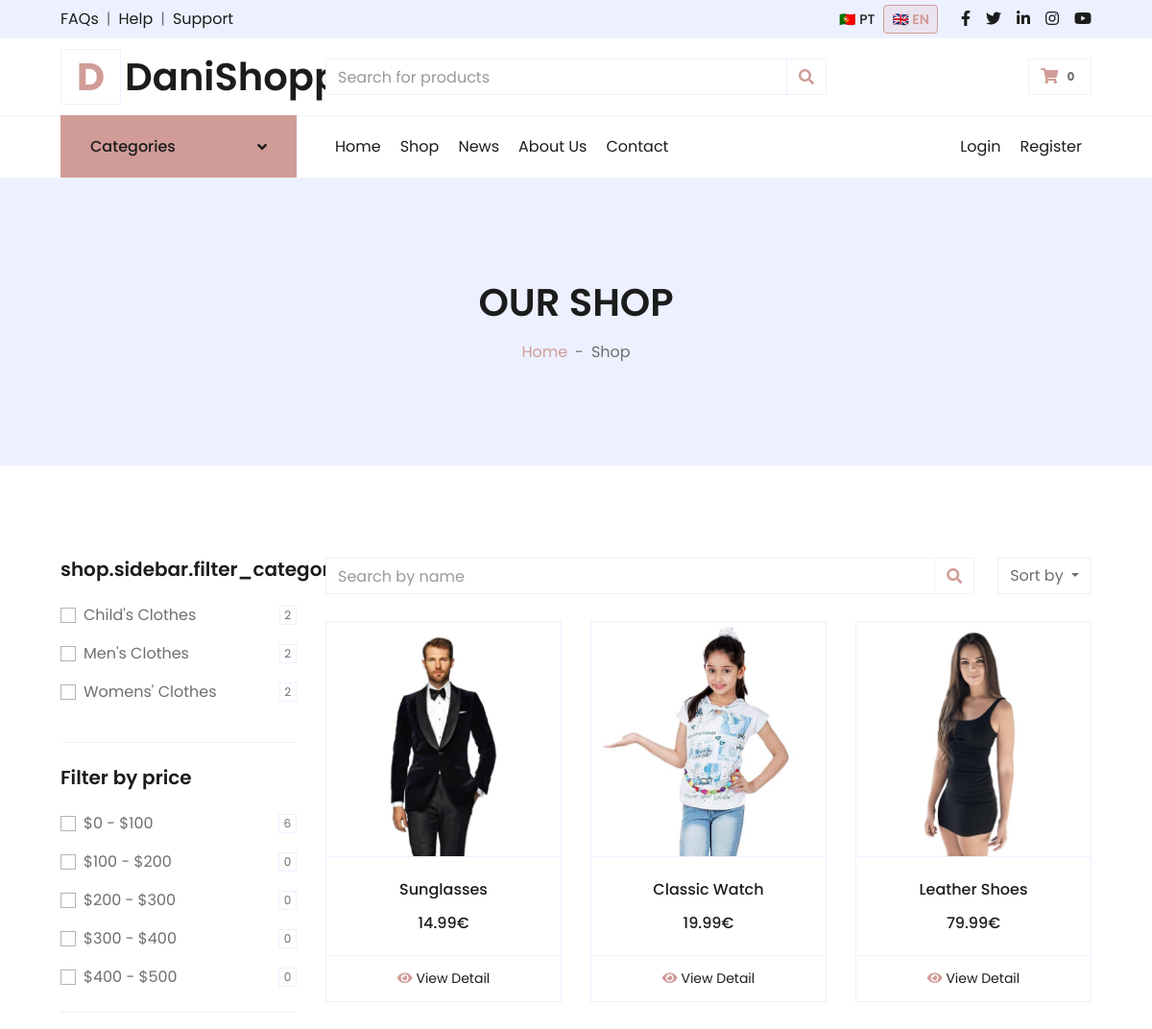
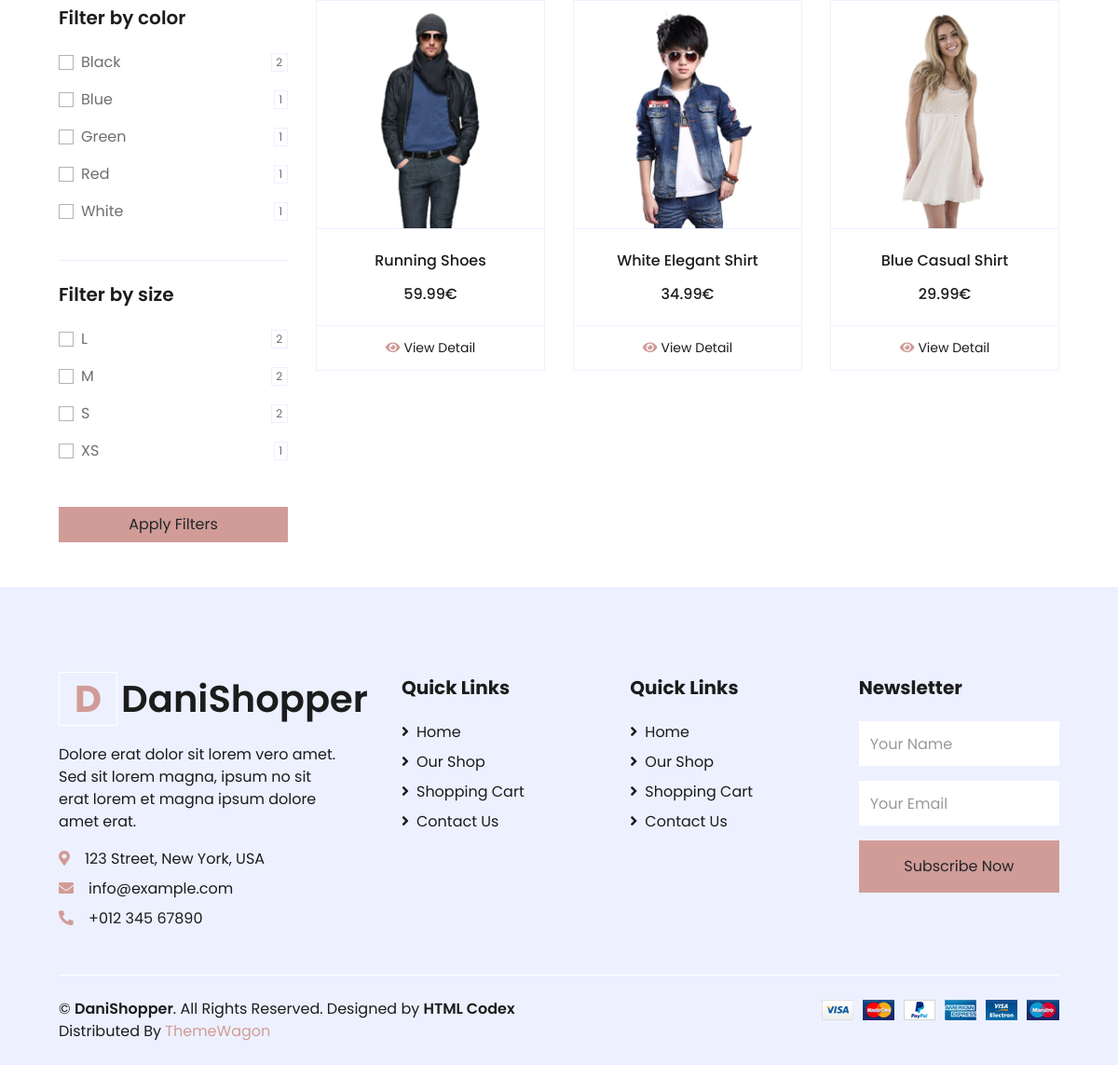
The page /shop.php on the database its author committed (2 pictures, top to bottom).
### tables this page shows
CREATE TABLE
  `categories` (
    `id` int (11) NOT NULL AUTO_INCREMENT,
    `image` varchar(255) DEFAULT NULL,
    PRIMARY KEY (`id`)
  );

CREATE TABLE
  `colors` (
    `id` int (11) NOT NULL AUTO_INCREMENT,
    `hex` varchar(7) DEFAULT NULL,
    PRIMARY KEY (`id`)
  );

CREATE TABLE
  `sizes` (
    `id` int (11) NOT NULL AUTO_INCREMENT,
    `name` varchar(50) NOT NULL,
    PRIMARY KEY (`id`)
  );

CREATE TABLE
  `products` (
    `id` int (11) NOT NULL AUTO_INCREMENT,
    `codProd` varchar(50) DEFAULT NULL,
    `category_id` int (11) DEFAULT NULL,
    `price` decimal(10, 2) NOT NULL,
    `image` varchar(255) DEFAULT NULL,
    `is_active` tinyint (1) DEFAULT 1,
    `created_at` timestamp NOT NULL DEFAULT current_timestamp(),
    `updated_at` timestamp NOT NULL DEFAULT current_timestamp() ON UPDATE current_timestamp(),
    PRIMARY KEY (`id`),
    UNIQUE KEY `codProd` (`codProd`),
    KEY `category_id` (`category_id`),
    CONSTRAINT `products_ibfk_1` FOREIGN KEY (`category_id`) REFERENCES `categories` (`id`)
  );

### includes/config.php (called while the page is built, shortened)
<?php
$SETTINGS['servername'] = 'localhost';
$SETTINGS['username']   = 'root';
$SETTINGS['password']   = '';
$SETTINGS['dbname']     = 'pi_db';
$SETTINGS['nome_projeto'] = '06-DanielSilva-Site13-FinalProject';
$SETTINGS['isLoginKey'] = 'asjdhaskjgfaskjgfkasjhfskajhdsjkhdaskjh';
$SETTINGS['dir_site'] = dirname(__DIR__) . '/';
$SETTINGS['url_site'] = 'http://localhost:8000';
$SETTINGS['dir_uploads'] = $SETTINGS['dir_site'] . 'uploads/';
$SETTINGS['url_uploads'] = $SETTINGS['url_site'] . '/uploads';
$SETTINGS['fotos_auth'] = ['image/jpeg', 'image/jpg', 'image/png', 'image/webp'];
$SETTINGS['fotos_maxUpload'] = 3000000;
$LANG_CODE = $_SESSION['lingua'] ?? 'pt';
include_once 'db.php';
include_once 'functions.php';

### includes/functions.php (called while the page is built, shortened)
<?php
function db_get_all($table, $where = "1", $order = "id DESC", $limit = "")
{
    $sql = "SELECT * FROM $table WHERE $where ORDER BY $order";
    return my_query($sql);
}
function db_select($select, $from, $joins = "", $where = "1", $order = "", $limit = "")
{
    $sql = "SELECT $select FROM $from";
    if ($joins) {
        $sql .= " $joins";
    }
    $sql .= " WHERE $where";
    if ($order) {
        $sql .= " ORDER BY $order";
    }
    return my_query($sql);
}
function db_select_grouped($select, $from, $joins = "", $where = "1", $group = "", $order = "", $limit = "")
{
    $sql = "SELECT $select FROM $from";
    if ($joins) $sql .= " $joins";
    $sql .= " WHERE $where";
    if ($group) $sql .= " GROUP BY $group";
    if ($order) $sql .= " ORDER BY $order";
    if ($limit) $sql .= " LIMIT $limit";
    return my_query($sql);
}
function t($code, $lang_code = null)
{
    static $translations = [];
    if ($lang_code === null) {
        global $LANG_CODE;
        $lang_code = $LANG_CODE ?? 'pt';
    }
    if (!isset($translations[$lang_code])) {
        $rows = db_get_all("traduz", "lang_code = '" . addslashes($lang_code) . "'");
        $translations[$lang_code] = [];
        foreach ($rows as $row) {
            $translations[$lang_code][$row['code']] = $row['text'];
        }
    }
    return $translations[$lang_code][$code] ?? $code;
}
function get_products_filtered($filters = [], $limit = 12, $offset = 0)
{
    global $LANG_CODE;
    $LANG_CODE = addslashes($LANG_CODE ?? 'pt');
    $joins = "
        JOIN product_variants pv ON pv.product_id = p.id
        LEFT JOIN product_translations pt
            ON pt.product_id = p.id
            AND pt.lang_code = '$LANG_CODE'
    ";
    $where = ["p.is_active = 1", "pv.is_available = 1"];
    $where_sql = implode(" AND ", $where);
    $sort = $filters['sort'] ?? '';
    $order_by = 'p.id DESC';
    return db_select_grouped(
        "p.*, pt.title, pt.slug, pt.short_description",
        "products p",
        $joins,
        $where_sql,
        "p.id",
        $order_by,
        "$offset, $limit"
    );
}
function get_categories()
{
    global $LANG_CODE;
    $LANG_CODE = addslashes($LANG_CODE ?? 'pt');
    return db_select(
        "
        c.id,
        c.image,
        ct.name
        ",
        "categories c",
        "
        LEFT JOIN category_translations ct
            ON ct.category_id = c.id
            AND ct.lang_code = '$LANG_CODE'
        ",
        "1",
        "c.id ASC"
    );
}
function get_filter_colors()
{
    global $LANG_CODE;
    $LANG_CODE = addslashes($LANG_CODE ?? 'pt');
    return db_select_grouped(
        "
        c.id,
        c.hex,
        ct.name,
        COUNT(DISTINCT pv.product_id) as total
        ",
        "product_variants pv",
        "
        JOIN colors c ON c.id = pv.color_id
        LEFT JOIN color_translations ct
            ON ct.color_id = c.id
            AND ct.lang_code = '$LANG_CODE'
        ",
        "pv.is_available = 1",
        "c.id",
        "ct.name ASC"
    );
}
function get_filter_sizes()
{
    return db_select_grouped(
        "
        s.id,
        s.name,
        COUNT(DISTINCT pv.product_id) as total
        ",
        "product_variants pv",
        "
        JOIN sizes s ON s.id = pv.size_id
        ",
        "pv.is_available = 1",
        "s.id",
        "s.name ASC"
    );
}
function get_filter_prices()
{
    return db_select(
        "
        SUM(CASE WHEN p.price BETWEEN 0 AND 100 THEN 1 ELSE 0 END) as p1,
        SUM(CASE WHEN p.price BETWEEN 100 AND 200 THEN 1 ELSE 0 END) as p2,
        SUM(CASE WHEN p.price BETWEEN 200 AND 300 THEN 1 ELSE 0 END) as p3,
        SUM(CASE WHEN p.price BETWEEN 300 AND 400 THEN 1 ELSE 0 END) as p4,
        SUM(CASE WHEN p.price BETWEEN 400 AND 500 THEN 1 ELSE 0 END) as p5
        ",
        "products p",
        "",
        "p.is_active = 1"
    )[0];
}
function get_filter_categories()
{
    global $LANG_CODE;
    $LANG_CODE = addslashes($LANG_CODE ?? 'pt');
    return db_select_grouped(
        "
        c.id,
        ct.name,
        COUNT(DISTINCT p.id) as total
        ",
        "products p",
        "
        JOIN product_variants pv ON pv.product_id = p.id
        JOIN categories c ON c.id = p.category_id
        LEFT JOIN category_translations ct
            ON ct.category_id = c.id
            AND ct.lang_code = '$LANG_CODE'
        ",
        "p.is_active = 1 AND pv.is_available = 1",
        "c.id",
        "ct.name ASC"
    );
}
function get_products_filtered_count($filters = [])
{
    global $LANG_CODE;
    $LANG_CODE = addslashes($LANG_CODE ?? 'pt');
    $joins = "
        JOIN product_variants pv ON pv.product_id = p.id
        LEFT JOIN product_translations pt
            ON pt.product_id = p.id
            AND pt.lang_code = '$LANG_CODE'
    ";
    $where = ["p.is_active = 1", "pv.is_available = 1"];
    $where_sql = implode(" AND ", $where);
    $res = db_select(
        "COUNT(DISTINCT p.id) as total",
        "products p",
        $joins,
        $where_sql
    );
    return $res[0]['total'] ?? 0;
}

### includes/db.php (called while the page is built, shortened)
<?php
$SETTINGS['conn'] = my_connect($SETTINGS);
function my_connect($SETTINGS)
{
    $conn = new mysqli($SETTINGS['servername'], $SETTINGS['username'], $SETTINGS['password'], $SETTINGS['dbname']);
    $conn->set_charset('utf8mb4');
    return $conn;
}
function my_query($sql, $debug = 0)
{
    global $SETTINGS;
    $result = $SETTINGS['conn']->query($sql);
    if (isset($result->num_rows)) {
        $arrRes = array();
        if ($result->num_rows > 0) {
            while ($row = $result->fetch_assoc()) {
                $arrRes[] = $row;
            }
        }
        return $arrRes;
    }
    return 0;
}

### shop.php (the view, shortened to what this page needs)
<!DOCTYPE html>
<html lang="gb">
<?php
include_once 'includes/config.php';
include 'includes/header.php';
$selected_colors     = $_GET['colors'] ?? [];
$selected_sizes      = $_GET['sizes'] ?? [];
$selected_prices     = $_GET['price'] ?? [];
$selected_categories = $_GET['categories'] ?? [];
$selected_sort       = $_GET['sort'] ?? '';
$search              = $_GET['search'] ?? '';
$per_page = 12;
$page = max(1, (int)($_GET['page'] ?? 1));
$offset = ($page - 1) * $per_page;
$filters = [
    'colors'     => $selected_colors,
    'sizes'      => $selected_sizes,
    'categories' => $selected_categories,
    'search'     => $search,
    'price'      => $selected_prices,
    'sort'       => $selected_sort
];
$products = get_products_filtered($filters, $per_page, $offset);
$colors = get_filter_colors();
$sizes = get_filter_sizes();
$categories = get_filter_categories();
$price_counts = get_filter_prices();
?>
<div class="container-fluid bg-secondary mb-5">
    <div class="d-flex flex-column align-items-center justify-content-center" style="min-height: 300px">
        <h1 class="font-weight-semi-bold text-uppercase mb-3"><?= t('shop.header.title') ?></h1>
        <div class="d-inline-flex">
            <p class="m-0"><a href="<?= $SETTINGS['url_site'] ?>/index.php"><?= t('shop.header.breadcrumb_home') ?></a></p>
            <p class="m-0 px-2">-</p>
            <p class="m-0"><?= t('shop.header.breadcrumb_shop') ?></p>
        </div>
    </div>
</div>
<div class="container-fluid pt-5">
    <form method="GET">
        <div class="row px-xl-5">
            <div class="col-lg-3 col-md-12">
                <div class="border-bottom mb-4 pb-4">
                    <h5 class="font-weight-semi-bold mb-4"><?= t('shop.sidebar.filter_category_title') ?></h5>
                    <?php foreach ($categories as $cat): ?>
                        <div class="custom-control custom-checkbox d-flex align-items-center justify-content-between mb-3">
                            <label class="custom-control-label" for="cat-<?= $cat['id'] ?>">
                                <?= $cat['name'] ?>
                            </label>
                            <span class="badge border font-weight-normal"><?= $cat['total'] ?></span>
                        </div>
                    <?php endforeach; ?>
                </div>
                <div class="border-bottom mb-4 pb-4">
                    <h5 class="font-weight-semi-bold mb-4"><?= t('shop.sidebar.filter_price_title') ?></h5>
                    <div class="custom-control custom-checkbox d-flex align-items-center justify-content-between mb-3">
                        <label class="custom-control-label" for="price-1">$0 - $100</label>
                        <span class="badge border font-weight-normal"><?= $price_counts['p1'] ?></span>
                    </div>
                    <div class="custom-control custom-checkbox d-flex align-items-center justify-content-between mb-3">
                        <label class="custom-control-label" for="price-2">$100 - $200</label>
                        <span class="badge border font-weight-normal"><?= $price_counts['p2'] ?></span>
                    </div>
                    <div class="custom-control custom-checkbox d-flex align-items-center justify-content-between mb-3">
                        <label class="custom-control-label" for="price-3">$200 - $300</label>
                        <span class="badge border font-weight-normal"><?= $price_counts['p3'] ?></span>
                    </div>
                    <div class="custom-control custom-checkbox d-flex align-items-center justify-content-between mb-3">
                        <label class="custom-control-label" for="price-4">$300 - $400</label>
                        <span class="badge border font-weight-normal"><?= $price_counts['p4'] ?></span>
                    </div>
                    <div class="custom-control custom-checkbox d-flex align-items-center justify-content-between">
                        <label class="custom-control-label" for="price-5">$400 - $500</label>
                        <span class="badge border font-weight-normal"><?= $price_counts['p5'] ?></span>
                    </div>
                </div>
                <div class="border-bottom mb-4 pb-4">
                    <h5 class="font-weight-semi-bold mb-4"><?= t('shop.sidebar.filter_color_title') ?></h5>
                    <?php foreach ($colors as $color): ?>
                        <div class="custom-control custom-checkbox d-flex align-items-center justify-content-between mb-3">
                            <label class="custom-control-label" for="color-<?= $color['id'] ?>">
                                <?= $color['name'] ?>
                            </label>
                            <span class="badge border font-weight-normal"><?= $color['total'] ?></span>
                        </div>
                    <?php endforeach; ?>
                </div>
                <div class="mb-5">
                    <h5 class="font-weight-semi-bold mb-4"><?= t('shop.sidebar.filter_size_title') ?></h5>
                    <?php foreach ($sizes as $size): ?>
                        <div class="custom-control custom-checkbox d-flex align-items-center justify-content-between mb-3">
                            <label class="custom-control-label" for="size-<?= $size['id'] ?>">
                                <?= $size['name'] ?>
                            </label>
                            <span class="badge border font-weight-normal"><?= $size['total'] ?></span>
                        </div>
                    <?php endforeach; ?>
                </div>
                <div class="mt-4">
                    <button class="btn btn-primary w-100">
                        <?= t('shop.filters.apply') ?>
                    </button>
                </div>
            </div>
            <div class="col-lg-9 col-md-12">
                <div class="row pb-3">
                    <div class="col-12 pb-1">
                        <div class="d-flex align-items-center justify-content-between mb-4">
                            <div class="input-group">
                                <input
                                    type="text"
                                    name="search"
                                    value="<?= htmlspecialchars($search) ?>"
                                    class="form-control"
                                    placeholder="<?= t('shop.products.search_placeholder') ?>">
                                <div class="input-group-append">
                                    <span class="input-group-text bg-transparent text-primary">
                                        <i class="fa fa-search"></i>
                                    </span>
                                </div>
                            </div>
                            <div class="dropdown ml-4">
                                <button class="btn border dropdown-toggle" type="button" id="triggerId" data-toggle="dropdown" aria-haspopup="true" aria-expanded="false">
                                    <?php
                                    $sort_label = t('shop.products.sort_button');
                                    echo $sort_label;
                                    ?>
                                </button>
                            </div>
                        </div>
                    </div>
                    <?php foreach ($products as $product): ?>
                        <div class="col-lg-4 col-md-6 col-sm-12 pb-1">
                            <div class="card product-item border-0 mb-4">
                                <div class="card-header product-img position-relative overflow-hidden bg-transparent border p-0">
                                    <img class="img-fluid w-100" src="<?= $product['image'] ?>" alt="">
                                </div>
                                <div class="card-body border-left border-right text-center p-0 pt-4 pb-3">
                                    <h6 class="text-truncate mb-3"><?= $product['title'] ?></h6>
                                    <div class="d-flex justify-content-center">
                                        <h6><?= $product['price'] ?>€</h6>
                                    </div>
                                </div>
                                <div class="card-footer d-flex justify-content-center bg-light border">
                                    <a href="<?= $SETTINGS['url_site'] ?>/detail.php?slug=<?= $product['slug'] ?>"
                                        class="btn btn-sm text-dark p-0">
                                        <i class="fas fa-eye text-primary mr-1"></i>View Detail
                                    </a>
                                </div>
                            </div>
                        </div>
                    <?php endforeach; ?>
                </div>
                <div class="col-12 pb-1">
                </div>
            </div>
        </div>
    </form>
</div>
<?php include 'includes/footer.php'; ?>
</body>
</html>

### rows shown on the page
categories: name "Child's Clothes", total "2"
categories: name "Men's Clothes", total "2"
categories: name "Womens' Clothes", total "2"
colors: name "Black", total "2"
colors: name "Blue", total "1"
colors: name "Green", total "1"
colors: name "Red", total "1"
colors: name "White", total "1"
sizes: name "L", total "2"
sizes: name "M", total "2"
sizes: name "S", total "2"
sizes: name "XS", total "1"
products: image (picture), title "Sunglasses", price "14.99"
products: image (picture), title "Classic Watch", price "19.99"
products: image (picture), title "Leather Shoes", price "79.99"
products: image (picture), title "Running Shoes", price "59.99"
products: image (picture), title "White Elegant Shirt", price "34.99"
products: image (picture), title "Blue Casual Shirt", price "29.99"

### other values the page prints
t('header.topbar.faqs') "FAQs"
t('header.topbar.help') "Help"
t('header.topbar.support') "Support"
t('header.lang.pt') "PT"
t('header.lang.en') "EN"
t('header.brand.name') "DaniShopper"
t('header.categories.title') "Categories"
t('header.nav.home') "Home"
t('header.nav.shop') "Shop"
t('menu.news') "News"
t('menu.about') "About Us"
t('header.nav.contact') "Contact"
t('header.nav.login') "Login"
t('header.nav.register') "Register"
t('shop.header.title') "OUR SHOP"
